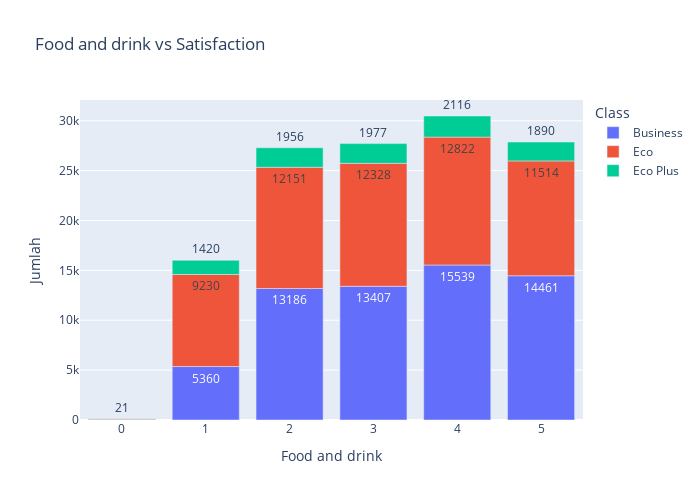

Write notebook code for a chart like this one.
### Code cell
df_food_satisfaction = px.bar(df_food, x='Food and drink', y='Jumlah', color='Class', title='Food and drink vs Satisfaction', height=500, width=700, text='Jumlah')
df_food_satisfaction.show()

### Figure 1 — Plotly figure (JSON) as saved in the notebook; plotly's stock layout.template omitted (floating-point values rounded to 4 significant figures)
{"data": [{"alignmentgroup": "True", "hovertemplate": "Class=Business<br>Food and drink=%{x}<br>Jumlah=%{text}<extra></extra>", "legendgroup": "Business", "marker": {"color": "#636efa", "pattern": {"shape": ""}}, "name": "Business", "offsetgroup": "Business", "orientation": "v", "showlegend": true, "text": [37, 5360, 13186, 13407, 15539, 14461], "textposition": "auto", "type": "bar", "x": [0, 1, 2, 3, 4, 5], "xaxis": "x", "y": [37, 5360, 13186, 13407, 15539, 14461], "yaxis": "y"}, {"alignmentgroup": "True", "hovertemplate": "Class=Eco<br>Food and drink=%{x}<br>Jumlah=%{text}<extra></extra>", "legendgroup": "Eco", "marker": {"color": "#EF553B", "pattern": {"shape": ""}}, "name": "Eco", "offsetgroup": "Eco", "orientation": "v", "showlegend": true, "text": [72, 9230, 12151, 12328, 12822, 11514], "textposition": "auto", "type": "bar", "x": [0, 1, 2, 3, 4, 5], "xaxis": "x", "y": [72, 9230, 12151, 12328, 12822, 11514], "yaxis": "y"}, {"alignmentgroup": "True", "hovertemplate": "Class=Eco Plus<br>Food and drink=%{x}<br>Jumlah=%{text}<extra></extra>", "legendgroup": "Eco Plus", "marker": {"color": "#00cc96", "pattern": {"shape": ""}}, "name": "Eco Plus", "offsetgroup": "Eco Plus", "orientation": "v", "showlegend": true, "text": [21, 1420, 1956, 1977, 2116, 1890], "textposition": "auto", "type": "bar", "x": [0, 1, 2, 3, 4, 5], "xaxis": "x", "y": [21, 1420, 1956, 1977, 2116, 1890], "yaxis": "y"}], "layout": {"barmode": "relative", "height": 500, "legend": {"title": {"text": "Class"}, "tracegroupgap": 0}, "title": {"text": "Food and drink vs Satisfaction"}, "width": 700, "xaxis": {"anchor": "y", "domain": [0, 1], "title": {"text": "Food and drink"}}, "yaxis": {"anchor": "x", "domain": [0, 1], "title": {"text": "Jumlah"}}}}
